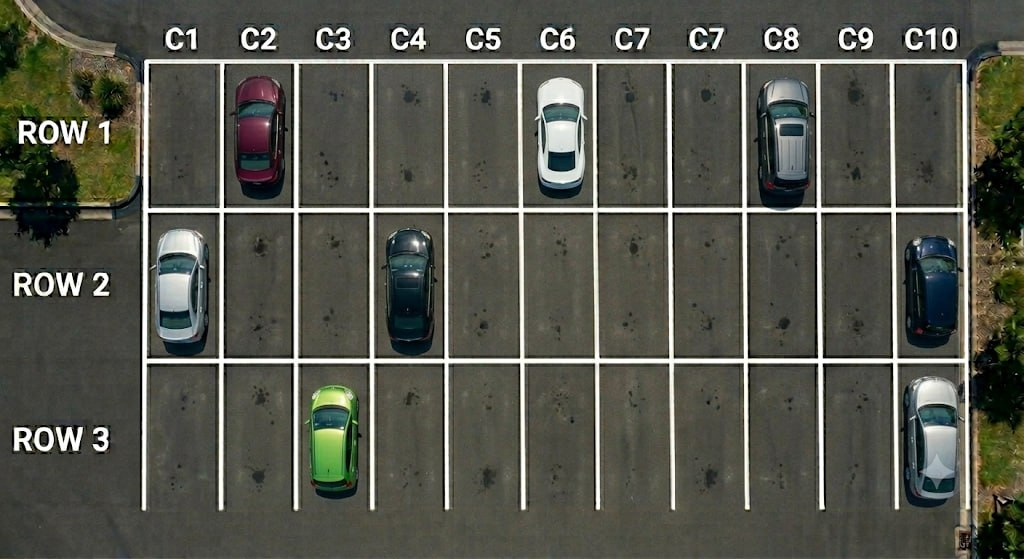
#> input picture parking-detector/images/WhatsApp_Image_2026-06-11_at_05.38.39.jpeg, 1024 x 559 px; its folder holds only this picture in this run
$ python scheduler.py --image ../images/WhatsApp_Image_2026-06-11_at_05.38.39.jpeg
#> lines starting #> are read from the running program, lines starting #| are printed output that depends on the picture
### parking-detector/core/detector.py
# -*- coding: utf-8 -*-
import sys, io
if sys.stdout.encoding and sys.stdout.encoding.lower() != 'utf-8':
    sys.stdout = io.TextIOWrapper(sys.stdout.buffer, encoding='utf-8', errors='replace')
    sys.stderr = io.TextIOWrapper(sys.stderr.buffer, encoding='utf-8', errors='replace')

"""
core/detector.py
----------------
Smart Parking System – Slot Detection Engine (v3)

A deterministic, lightweight, and dependency-free color/brightness segmentation module.
Detects occupied slots based on whether the slot's padded ROI deviates from the grayish pavement.

Public API:
    from core import detect_parking_slots
    results = detect_parking_slots("path/to/image.jpg")
    # -> [{"slot_id": "a1", "status": 1}, ...]
"""

import cv2
import numpy as np
import json
import os
from datetime import datetime
from typing import Optional

if __package__:
    from .config import (
        GRID_ROWS, GRID_COLS, ROW_LABELS,
        Y_LINES, X_LINES, SLOT_PADDING_FRAC,
        COLOR_THRESHOLD, WHITE_THRESHOLD, BLACK_THRESHOLD,
        OCCUPANCY_PERCENT_THRESHOLD, OUTPUT_DIR
    )
else:
    sys.path.insert(0, os.path.join(os.path.dirname(__file__), ".."))
    from core.config import (
        GRID_ROWS, GRID_COLS, ROW_LABELS,
        Y_LINES, X_LINES, SLOT_PADDING_FRAC,
        COLOR_THRESHOLD, WHITE_THRESHOLD, BLACK_THRESHOLD,
        OCCUPANCY_PERCENT_THRESHOLD, OUTPUT_DIR
    )


def _analyze_slot(slot_bgr: np.ndarray) -> tuple:
    """
    Analyse a single slot crop for car presence using rule-based pixel classification.

    Returns (is_occupied: bool, non_road_pct: float)
    """
    h, w = slot_bgr.shape[:2]
    ph = int(h * SLOT_PADDING_FRAC)
    pw = int(w * SLOT_PADDING_FRAC)
    roi = slot_bgr[ph: h - ph, pw: w - pw]

    if roi.size == 0:
        return False, 0.0

    # Convert to RGB (standardize colors)
    roi_rgb = cv2.cvtColor(roi, cv2.COLOR_BGR2RGB)
    pixels = roi_rgb.reshape(-1, 3).astype(float)
    n_pixels = pixels.shape[0]

    # 1. Color check (deviation from gray)
    color_diff = np.max(pixels, axis=1) - np.min(pixels, axis=1)
    color_mask = color_diff > COLOR_THRESHOLD

    # 2. White check (bright gray, non-colored)
    mean_rgb = np.mean(pixels, axis=1)
    white_mask = (mean_rgb > WHITE_THRESHOLD) & (~color_mask)

    # 3. Black check (dark gray / shadow)
    black_mask = mean_rgb < BLACK_THRESHOLD

    # Total non-road pixels
    car_mask = color_mask | white_mask | black_mask
    car_pct = (np.sum(car_mask) / n_pixels) * 100.0

    occupied = car_pct >= OCCUPANCY_PERCENT_THRESHOLD
    return occupied, car_pct


def detect_parking_slots(
    image_path: str,
    debug: bool = False,
    debug_output_path: Optional[str] = None,
) -> list:
    """
    Detect car occupancy for all 30 parking slots.

    Uses rule-based BGR pixel segmentation inside each slot's boundary.

    Parameters
    ----------
    image_path        : Path to the parking-lot image.
    debug             : Save annotated debug image if True.
    debug_output_path : Custom path for debug image.

    Returns
    -------
    List[dict]:  [{"slot_id": "a1", "status": 0|1}, ...] — 30 entries.
    """
    img = cv2.imread(str(image_path))
    if img is None:
        raise FileNotFoundError(f"[Detector] Cannot open: {image_path}")

    # Analyze 3 rows and 11 columns physically
    physical_results = np.zeros((GRID_ROWS, 11), dtype=int)

    for r in range(GRID_ROWS):
        y1 = Y_LINES[r]
        y2 = Y_LINES[r+1]
        for c in range(11):
            x1 = X_LINES[c]
            x2 = X_LINES[c+1]
            slot = img[y1:y2, x1:x2]

            is_occ, _ = _analyze_slot(slot)
            physical_results[r, c] = 1 if is_occ else 0

    # Map the 11 columns to 10 logical slot IDs (c1..c10)
    results = []
    for r in range(GRID_ROWS):
        rl = ROW_LABELS[r]
        for logical_col in range(1, 11):
            if logical_col < 7:
                # Cols 1 to 6 map to physical cols 0 to 5
                status = physical_results[r, logical_col - 1]
            elif logical_col == 7:
                # C7 maps to physical cols 6 and 7 (OR operation)
                status = physical_results[r, 6] | physical_results[r, 7]
            else:
                # Cols 8, 9, 10 map to physical cols 8, 9, 10
                status = physical_results[r, logical_col]

            slot_id = f"{rl}{logical_col}"
            results.append({"slot_id": slot_id, "status": int(status)})

    # Save debug image if requested
    if debug:
        out = debug_output_path or _auto_debug_path(str(image_path))
        _save_debug_image(img, physical_results, out)

    return results


# [34 lines left out: function _save_debug_image, not called in this run]


def _auto_debug_path(image_path: str) -> str:
    base, ext = os.path.splitext(image_path)
    return base + "_debug" + (ext or ".jpg")


def save_json(results: list, output_path: str) -> None:
    payload = [{"slot_id": r["slot_id"], "status": r["status"]} for r in results]
    os.makedirs(os.path.dirname(os.path.abspath(output_path)), exist_ok=True)
    with open(output_path, "w") as f:
        json.dump(payload, f, indent=2)
    print(f"[Detector] JSON -> {output_path}")


def print_summary(results: list) -> None:
    occ = sum(r["status"] for r in results)
    emp = len(results) - occ
    print(f"\n{'='*55}")
    print(f"  {datetime.now().strftime('%H:%M:%S')}  |  Occupied:{occ}  Empty:{emp}  Total:{len(results)}")
    print(f"{'='*55}")
    print("     " + "  ".join(f"C{c+1:02d}" for c in range(GRID_COLS)))
    for rl in ROW_LABELS:
        row = [r for r in results if r["slot_id"].startswith(rl)]
        cells = "   ".join("[X]" if s["status"] else "[ ]" for s in row)
        print(f"  {rl}  {cells}")
    print(f"{'='*55}  ([X]=occupied  [ ]=empty)\n")


class ParkingDetector:
    """Stateful wrapper — compatible with the old API."""
    def __init__(self):
        pass

    def detect(self, image_path: str, debug: bool = False,
               debug_output_path: Optional[str] = None) -> list:
        return detect_parking_slots(image_path, debug=debug,
                                    debug_output_path=debug_output_path)

    def detect_and_save(self, image_path: str,
                        output_path: Optional[str] = None,
                        debug: bool = False) -> list:
        results = self.detect(image_path, debug=debug)
        ts  = datetime.now().strftime("%Y%m%d_%H%M%S")
        out = output_path or os.path.join(OUTPUT_DIR, f"slots_{ts}.json")
        save_json(results, out)
        save_json(results, os.path.join(OUTPUT_DIR, "latest.json"))
        return results

### parking-detector/core/scheduler.py
"""
core/scheduler.py
-----------------
Smart Parking System – 30-second scan loop.

Watches the `images/` folder, picks the NEWEST image, runs detection,
writes JSON results. Has NO dependency on the UI layer.

Usage:
    py -m core.scheduler
    py -m core.scheduler --interval 30 --debug
    py -m core.scheduler --image images/specific.jpg   # single-shot mode
"""

import argparse
import os
import sys
import time
from datetime import datetime

# Support both package import and direct run
if __package__:
    from .detector import ParkingDetector, save_json, print_summary
    from .config import SCAN_INTERVAL_SECONDS, IMAGES_DIR, OUTPUT_DIR
else:
    sys.path.insert(0, os.path.join(os.path.dirname(__file__), ".."))
    from core.detector import ParkingDetector, save_json, print_summary
    from core.config import SCAN_INTERVAL_SECONDS, IMAGES_DIR, OUTPUT_DIR

_IMAGE_EXTS = {".jpg", ".jpeg", ".png", ".bmp", ".webp"}


def _latest_image(folder: str):
    """Return path to the most recently modified image in *folder*, or None."""
    folder = os.path.abspath(folder)
    if not os.path.isdir(folder):
        return None
    candidates = [
        os.path.join(folder, f)
        for f in os.listdir(folder)
        if os.path.splitext(f)[1].lower() in _IMAGE_EXTS
    ]
    return max(candidates, key=os.path.getmtime) if candidates else None


def run_once(detector: ParkingDetector, image_path: str, debug: bool) -> list:
    """Run detection on a single image. Returns results list."""
    print(f"\n[{datetime.now().strftime('%H:%M:%S')}] Scanning: {image_path}")
    try:
        results = detector.detect_and_save(image_path, debug=debug)
        print_summary(results)
        return results
    except Exception as exc:
        print(f"[ERROR] Detection failed: {exc}")
        return []


def run_scheduler(
    interval: int = SCAN_INTERVAL_SECONDS,
    debug: bool = False,
    images_dir: str = IMAGES_DIR,
    single_image: str = None,
):
    """
    Main scheduler loop.

    Parameters
    ----------
    interval     : seconds between scans
    debug        : save annotated debug images
    images_dir   : folder to watch for new images
    single_image : if set, run once on this image then exit
    """
    os.makedirs(images_dir, exist_ok=True)
    os.makedirs(OUTPUT_DIR, exist_ok=True)

    print(f"\n{'='*55}")
    print(f"  Smart Parking System – Slot Detector")
    print(f"  Mode     : {'single-shot' if single_image else f'watch every {interval}s'}")
    print(f"  Watching : {os.path.abspath(images_dir)}")
    print(f"  Output   : {os.path.abspath(OUTPUT_DIR)}")
    print(f"  Debug    : {'on' if debug else 'off'}")
    print(f"  Press Ctrl+C to stop.")
    print(f"{'='*55}")

    detector = ParkingDetector()   # load model once

    if single_image:
        run_once(detector, single_image, debug)
#> in detect_parking_slots, img is the input picture: shape (559, 1024, 3); mean B, G, R 76.1, 85.9, 84.6
#> the loop in detect_parking_slots, `for r in range(GRID_ROWS):` made 3 passes
#> y1 on passes 2 to 3: 211, 362
#> pass 1, in _analyze_slot, `roi_rgb = cv2.cvtColor(roi, cv2.COLOR_BGR2RGB)`:
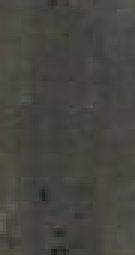
#> roi_rgb: shape (85, 45, 3) (shown 3 times larger); mean R, G, B 69.5, 69.8, 63.3
#> pass 1, in _analyze_slot (call 2), `roi = slot_bgr[ph: h - ph, pw: w - pw]`:
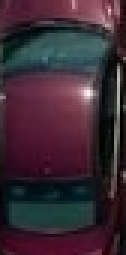
#> roi: shape (85, 42, 3) (shown 3 times larger); mean of channels 0, 1, 2 51.9, 41.7, 59.3; drawn as B, G, R
#> pass 1, in _analyze_slot (call 3), `roi = slot_bgr[ph: h - ph, pw: w - pw]`:
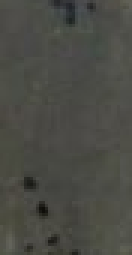
#> roi: shape (85, 44, 3) (shown 3 times larger); mean of channels 0, 1, 2 68.9, 75.2, 74.6; drawn as B, G, R
#> after the loop in detect_parking_slots, `for r in range(GRID_ROWS):`:
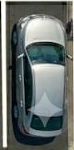
#> slot: shape (150, 74, 3); mean B, G, R 107.3, 110.3, 102.8
#> in detect_parking_slots, `results = []`: results = []
#> after the loop in detect_parking_slots, `for r in range(GRID_ROWS):`: results = 30 items
#> in print_summary, `occ = sum(r["status"] for r in results)`: occ = 8
#> in print_summary, `emp = len(results) - occ`: emp = 22
#> the loop in print_summary, `for rl in ROW_LABELS:` made 3 passes
#|   a  [ ]   [X]   [ ]   [ ]   [ ]   [X]   [ ]   [X]   [ ]   [ ]
#|   b  [X]   [ ]   [ ]   [X]   [ ]   [ ]   [ ]   [ ]   [ ]   [X]
#|   c  [ ]   [ ]   [X]   [ ]   [ ]   [ ]   [ ]   [ ]   [ ]   [X]
        return

    last_processed = None
    while True:
        img_path = _latest_image(images_dir)
        if img_path is None:
            print(f"[{datetime.now().strftime('%H:%M:%S')}] "
                  f"No images in '{images_dir}/' — waiting ...")
        elif img_path != last_processed:
            # New image detected (or first run)
            run_once(detector, img_path, debug)
            last_processed = img_path
        else:
            print(f"[{datetime.now().strftime('%H:%M:%S')}] "
                  f"No new image — waiting for next scan ...")

        time.sleep(interval)


# ---------------------------------------------------------------------------
# Entry point
# ---------------------------------------------------------------------------

if __name__ == "__main__":
    parser = argparse.ArgumentParser(
        description="Smart Parking – Slot Detector Scheduler"
    )
    parser.add_argument("--interval",  type=int, default=SCAN_INTERVAL_SECONDS,
                        help=f"Seconds between scans (default: {SCAN_INTERVAL_SECONDS})")
    parser.add_argument("--debug",     action="store_true",
                        help="Save annotated debug images")
    parser.add_argument("--images-dir", default=IMAGES_DIR,
                        help=f"Folder to watch (default: {IMAGES_DIR})")
    parser.add_argument("--image",     default=None,
                        help="Run on a single image and exit (single-shot mode)")
    args = parser.parse_args()

    try:
        run_scheduler(
            interval=args.interval,
            debug=args.debug,
            images_dir=args.images_dir,
            single_image=args.image,
        )
    except KeyboardInterrupt:
        print("\n[INFO] Scheduler stopped.")
        sys.exit(0)

$ run again, on parking-detector/ui/images/WhatsApp_Image_2026-06-11_at_07.57.42.jpeg
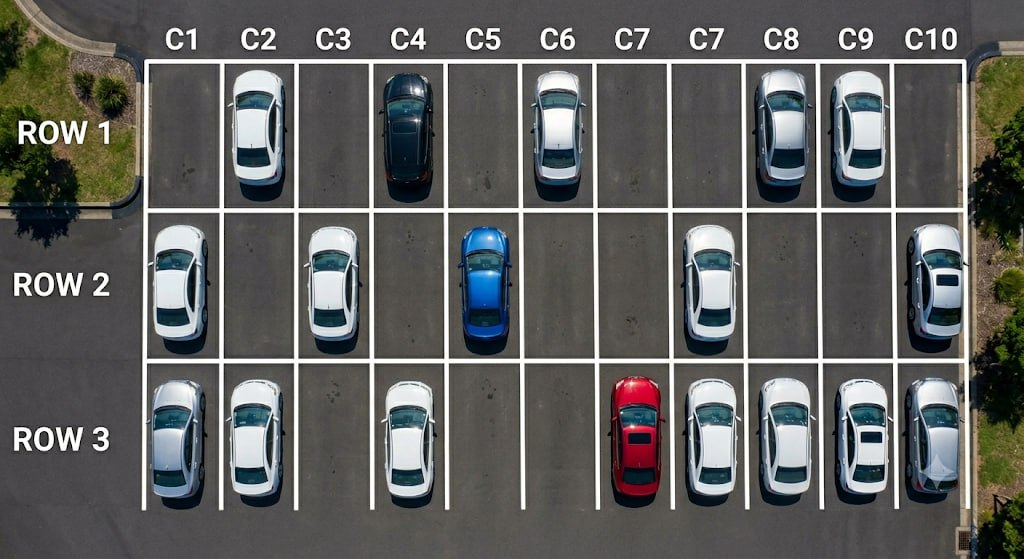
#> input picture parking-detector/ui/images/WhatsApp_Image_2026-06-11_at_07.57.42.jpeg, 1024 x 559 px
#> in detect_parking_slots, img is the input picture: shape (559, 1024, 3); mean B, G, R 95, 96.7, 96.1
#> the loop in detect_parking_slots, `for r in range(GRID_ROWS):` made 3 passes
#> y1 on passes 2 to 3: 211, 362
#> pass 1, in _analyze_slot (call 2), `roi = slot_bgr[ph: h - ph, pw: w - pw]`:
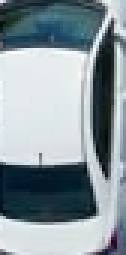
#> roi: shape (85, 42, 3) (shown 3 times larger); mean of channels 0, 1, 2 157.5, 151.1, 137.7; drawn as B, G, R
#> after the loop in detect_parking_slots, `for r in range(GRID_ROWS):`:
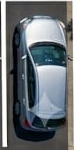
#> slot: shape (150, 74, 3); mean B, G, R 114, 109.8, 103.8
#> in detect_parking_slots, `results = []`: results = []
#> after the loop in detect_parking_slots, `for r in range(GRID_ROWS):`: results = 30 items
#> occ = 17
#> emp = 13
#> the loop in print_summary, `for rl in ROW_LABELS:` made 3 passes
#|   a  [ ]   [X]   [ ]   [X]   [ ]   [X]   [ ]   [X]   [X]   [ ]
#|   b  [X]   [ ]   [X]   [ ]   [X]   [ ]   [X]   [ ]   [ ]   [X]
#|   c  [X]   [X]   [ ]   [X]   [ ]   [ ]   [X]   [X]   [X]   [X]

$ run again, on parking-detector/images/WhatsApp_Image_2026-06-11_at_05.38.39_debug.jpeg
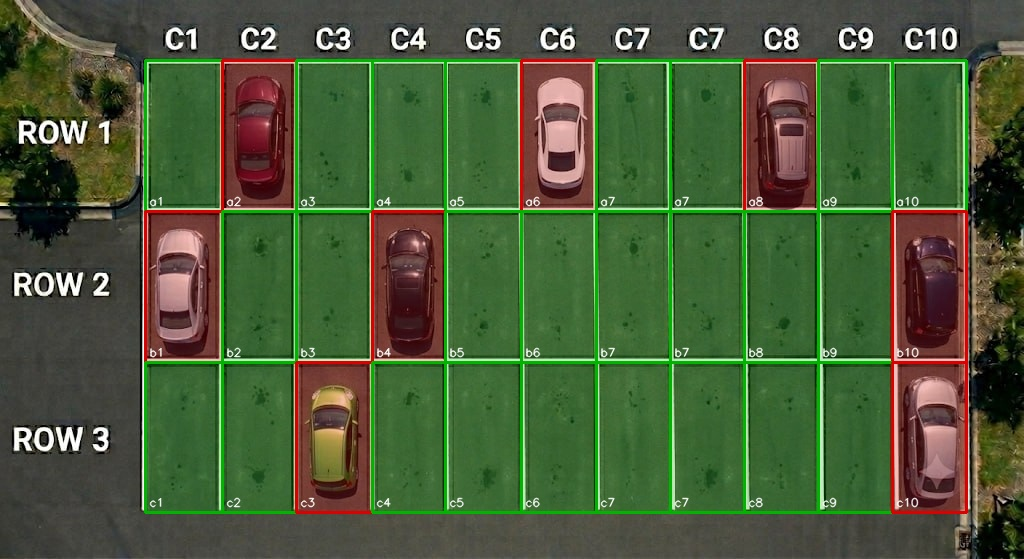
#> input picture parking-detector/images/WhatsApp_Image_2026-06-11_at_05.38.39_debug.jpeg, 1024 x 559 px
#> in detect_parking_slots, img is the input picture: shape (559, 1024, 3); mean B, G, R 56.3, 91.1, 74
#> the loop in detect_parking_slots, `for r in range(GRID_ROWS):` made 3 passes
#> y1 on passes 2 to 3: 211, 362
#> pass 1, in _analyze_slot (call 2), `roi = slot_bgr[ph: h - ph, pw: w - pw]`:
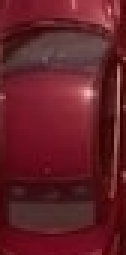
#> roi: shape (85, 42, 3) (shown 3 times larger); mean of channels 0, 1, 2 39, 31.3, 99.3; drawn as B, G, R
#> after the loop in detect_parking_slots, `for r in range(GRID_ROWS):`:
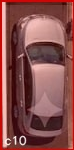
#> slot: shape (150, 74, 3); mean B, G, R 76.1, 77.9, 136.4
#> in detect_parking_slots, `results = []`: results = []
#> after the loop in detect_parking_slots, `for r in range(GRID_ROWS):`: results = 30 items
#> occ = 30
#> emp = 0
#> the loop in print_summary, `for rl in ROW_LABELS:` made 3 passes
#|   a  [X]   [X]   [X]   [X]   [X]   [X]   [X]   [X]   [X]   [X]
#|   b  [X]   [X]   [X]   [X]   [X]   [X]   [X]   [X]   [X]   [X]
#|   c  [X]   [X]   [X]   [X]   [X]   [X]   [X]   [X]   [X]   [X]
